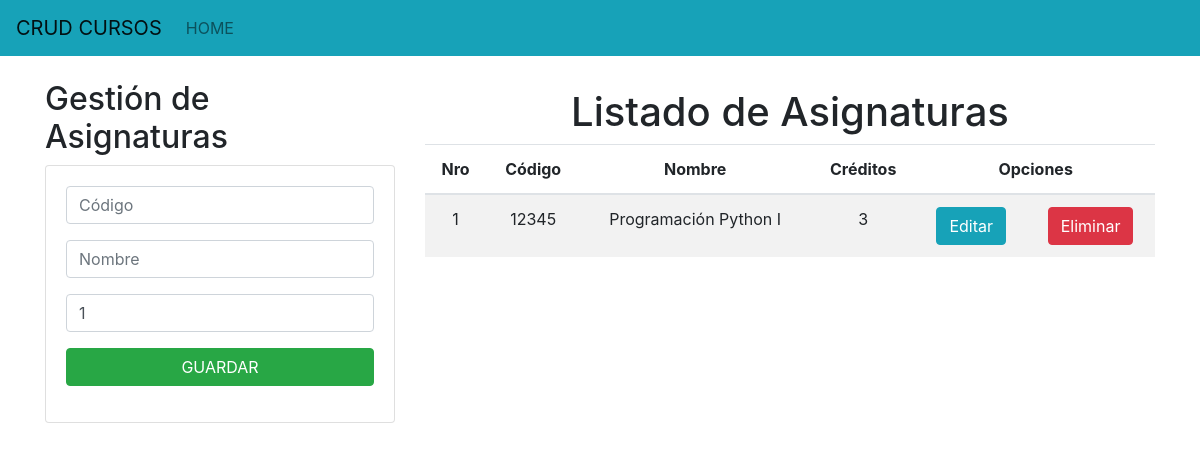
The app's page /, older data.
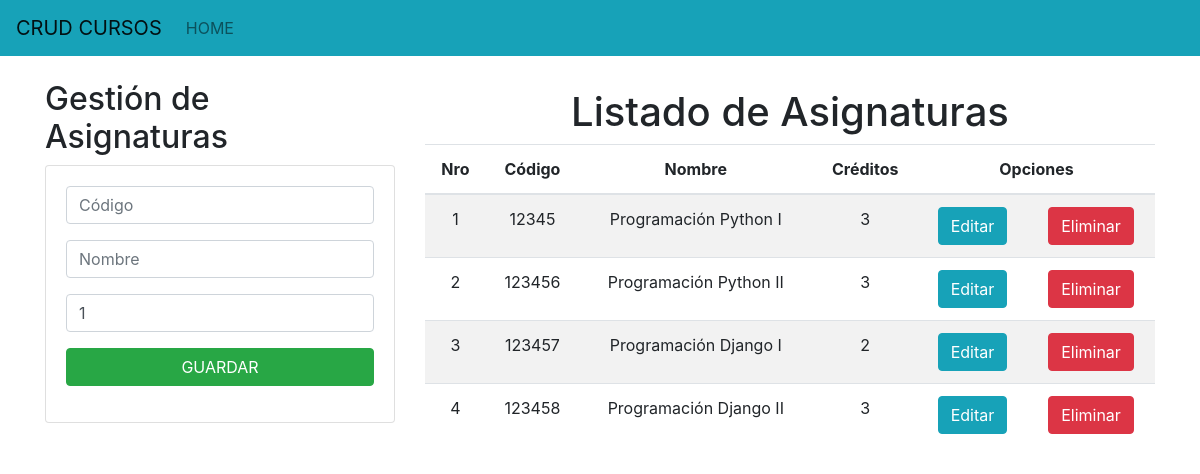
The same page, newer data.
### Aplicaciones/Academico/models.py (models this page shows, shortened)
class Curso(models.Model):
    codigo = models.CharField(primary_key=True,  max_length=6)
    nombre = models.CharField(max_length=100)
    creditos = models.PositiveBigIntegerField()

### Aplicaciones/Academico/views.py (the view)
# urls.py: path('',views.home),
def home(request):
    cursosListados = Curso.objects.all()
    return render(request, 'GestionCursos.html', {'cursos':cursosListados})

### Aplicaciones/Academico/templates/GestionCursos.html (shortened to what this page needs)
{% extends "./base.html" %}
{% block body %}
<div class="row">
    <div class="col-sm-12 col-md-6 col-lg-4 col-xl-4">
        <h2>Gestión de Asignaturas</h2>
        <div class="card">
            <div class="card-body">
                <form action="/registrarCurso/" method="POST">{% csrf_token %}
                    <div class="form-group">
                        <input type="text" id="txtcodigo" name="txtcodigo"
                        class="form-control" placeholder="Código" minlength="6" maxlength="6" required>
                    </div>
                    <div class="form-group">
                        <input type="text" id="txtnombre" name="txtnombre"
                        class="form-control" placeholder="Nombre"  maxlength="50" required>
                    </div>
                    <div class="form-group">
                        <input type="text" id="numcreditos" name="numcreditos"
                        class="form-control" min="1" max="9" value="1" required>
                    </div>
                    <div class="form-group">
                        <button type="submit" class="btn btn-success btn-block text-white"> GUARDAR </button>
                    </div>
                </form>
            </div>
        </div>
    </div>
    <div class="col-sm-12 col-md-6 col-lg-8 col-xl-8">
        <div class="table-responsive py-2">
            <h1>Listado de Asignaturas</h1>
            <table class="table table-striped">
                <thead>
                    <tr>
                        <th>Nro</th>
                        <th>Código</th>
                        <th>Nombre</th>
                        <th>Créditos</th>
                        <th colspan="2">Opciones</th>
                    </tr>
                </thead>
                <tbody>
                    {% for c in cursos %}
                    <tr>
                        <td>{{forloop.counter}}</td>
                        <td>{{c.codigo}}</td>
                        <td>{{c.nombre}}</td>
                        <td>{{c.creditos}}</td>
                        <td><a href="editarCurso/{{c.codigo}}" class="btn btn-info">Editar</a></td>
                        <td><a href="eliminarCurso/{{c.codigo}}" class="btn btn-danger">Eliminar</a></td>
                    </tr>
                    {% endfor %}
                </tbody>
            </table>
        </div>
    </div>
</div>
{% endblock %}

Row changes from the older to the newer data that the page shows:
added Curso: codigo "123456", nombre "Programación Python II", creditos "3"
added Curso: codigo "123457", nombre "Programación Django I", creditos "2"
added Curso: codigo "123458", nombre "Programación Django II", creditos "3"
